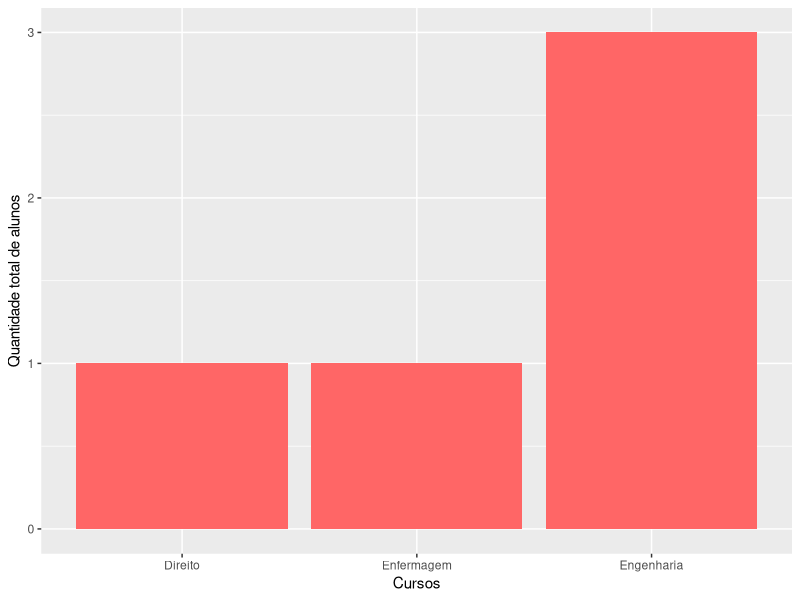
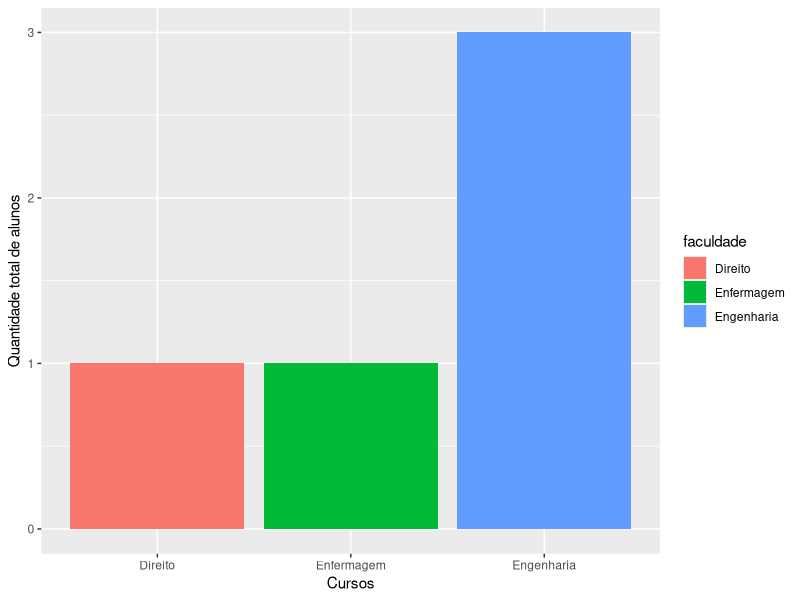
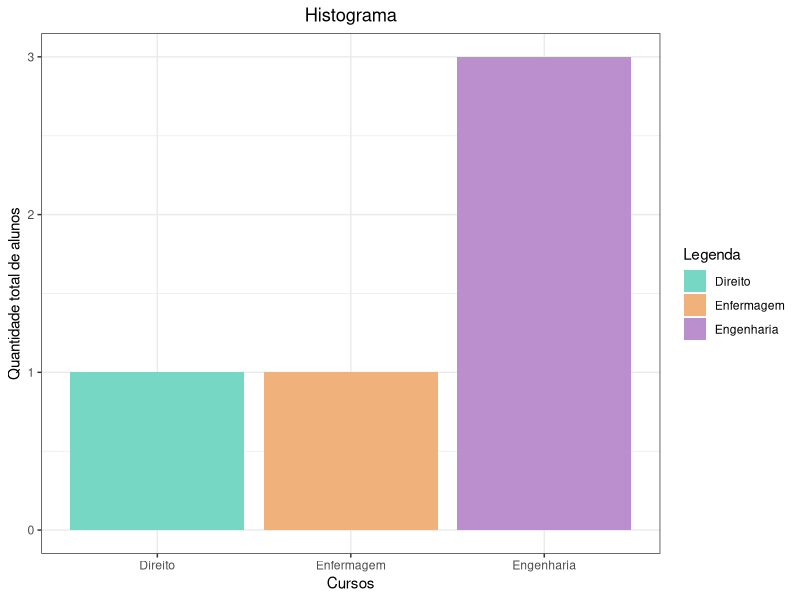

Here is the R script that generated these plots, in order:
# Instalar o pacote GGPLOT #
install.packages("ggplot2")

# Instalando o pacite Tidyverse #
install.packages("tidyverse")

# https://www.r-graph-gallery.com/ggplot2-package.html #

# Carregando pacote no ambiente R #
library(ggplot2)
library(tidyverse)
library(car)

# Quantidade de alunos em cada curso de faculdade #
exemplo <- data.frame(
  "nome" = c("Joana", "Maria", "Joao", "Pedro", "Jose"),
  "idade" = c(21, 25, 28, 34, 18),
  "qtd_livros" = c(5, 1, 2, 1, 3),
  "faculdade" = c("Engenharia", "Engenharia", "Direito", "Enfermagem", "Engenharia"),
  stringsAsFactors = FALSE
)

# Histograma - Mesma cor #
ggplot(exemplo, aes(x = faculdade)) +
  geom_bar(stat = "count", fill = "#FF6666") +
  xlab("Cursos") +
  ylab("Quantidade total de alunos")

# Histograma - Cores para cada classe (automatico) #
ggplot(exemplo, aes(x = faculdade, fill = faculdade)) +
  geom_bar(stat = "count") +
  xlab("Cursos") +
  ylab("Quantidade total de alunos")

# Histograma - Cores para cada classe (manual) #
ggplot(exemplo, aes(x = faculdade, fill = faculdade)) +
  geom_bar(stat = "count") +
  xlab("Cursos") +
  ylab("Quantidade total de alunos") +
  scale_fill_manual("Legenda", values = c("Direito" = "#76d7c4", "Enfermagem" = "#f0b27a", "Engenharia" = "#bb8fce")) +
  labs(title="Histograma") +
  theme_bw() +
  theme(plot.title = element_text(hjust = 0.5))